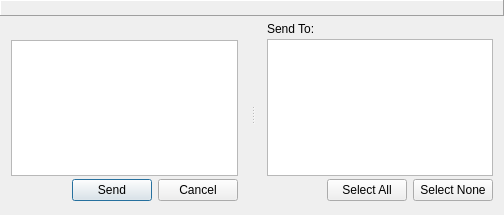
<?xml version="1.0" encoding="UTF-8"?>
<ui version="4.0">
 <class>BroadcastWindow</class>
 <widget class="QWidget" name="BroadcastWindow">
  <property name="geometry">
   <rect>
    <x>0</x>
    <y>0</y>
    <width>504</width>
    <height>215</height>
   </rect>
  </property>
  <property name="windowTitle">
   <string>Form</string>
  </property>
  <layout class="QVBoxLayout" name="verticalLayout_3">
   <property name="spacing">
    <number>0</number>
   </property>
   <property name="leftMargin">
    <number>0</number>
   </property>
   <property name="topMargin">
    <number>0</number>
   </property>
   <property name="rightMargin">
    <number>0</number>
   </property>
   <property name="bottomMargin">
    <number>3</number>
   </property>
   <item>
    <widget class="QLabel" name="lblInfo">
     <property name="autoFillBackground">
      <bool>true</bool>
     </property>
     <property name="frameShape">
      <enum>QFrame::Shape::Panel</enum>
     </property>
     <property name="frameShadow">
      <enum>QFrame::Shadow::Raised</enum>
     </property>
     <property name="alignment">
      <set>Qt::AlignmentFlag::AlignCenter</set>
     </property>
    </widget>
   </item>
   <item>
    <widget class="QSplitter" name="splitter">
     <property name="sizePolicy">
      <sizepolicy hsizetype="Expanding" vsizetype="Expanding">
       <horstretch>0</horstretch>
       <verstretch>0</verstretch>
      </sizepolicy>
     </property>
     <property name="orientation">
      <enum>Qt::Orientation::Horizontal</enum>
     </property>
     <property name="handleWidth">
      <number>7</number>
     </property>
     <property name="childrenCollapsible">
      <bool>false</bool>
     </property>
     <widget class="QWidget" name="layoutWidget">
      <layout class="QVBoxLayout" name="verticalLayout">
       <property name="spacing">
        <number>0</number>
       </property>
       <property name="topMargin">
        <number>0</number>
       </property>
       <item>
        <widget class="QWidget" name="toolBarWidget" native="true">
         <property name="minimumSize">
          <size>
           <width>0</width>
           <height>24</height>
          </size>
         </property>
         <property name="maximumSize">
          <size>
           <width>16777215</width>
           <height>24</height>
          </size>
         </property>
         <layout class="QHBoxLayout" name="horizontalLayout_3">
          <property name="spacing">
           <number>0</number>
          </property>
          <property name="margin" stdset="0">
           <number>0</number>
          </property>
          <item>
           <layout class="QHBoxLayout" name="toolBarLayout"/>
          </item>
         </layout>
        </widget>
       </item>
       <item>
        <widget class="QTextEdit" name="txtMessage">
         <property name="sizePolicy">
          <sizepolicy hsizetype="Expanding" vsizetype="Expanding">
           <horstretch>4</horstretch>
           <verstretch>0</verstretch>
          </sizepolicy>
         </property>
         <property name="minimumSize">
          <size>
           <width>175</width>
           <height>0</height>
          </size>
         </property>
         <property name="acceptDrops">
          <bool>false</bool>
         </property>
         <property name="tabChangesFocus">
          <bool>true</bool>
         </property>
         <property name="acceptRichText">
          <bool>false</bool>
         </property>
        </widget>
       </item>
       <item>
        <layout class="QHBoxLayout" name="horizontalLayout_4">
         <property name="topMargin">
          <number>3</number>
         </property>
         <item>
          <spacer name="horizontalSpacer">
           <property name="orientation">
            <enum>Qt::Orientation::Horizontal</enum>
           </property>
           <property name="sizeHint" stdset="0">
            <size>
             <width>40</width>
             <height>20</height>
            </size>
           </property>
          </spacer>
         </item>
         <item>
          <widget class="QPushButton" name="btnSend">
           <property name="text">
            <string>Send</string>
           </property>
           <property name="default">
            <bool>true</bool>
           </property>
          </widget>
         </item>
         <item>
          <widget class="QPushButton" name="btnCancel">
           <property name="text">
            <string>Cancel</string>
           </property>
          </widget>
         </item>
        </layout>
       </item>
      </layout>
     </widget>
     <widget class="QWidget" name="layoutWidget1">
      <layout class="QVBoxLayout" name="verticalLayout_2">
       <property name="spacing">
        <number>0</number>
       </property>
       <property name="topMargin">
        <number>3</number>
       </property>
       <item>
        <widget class="QLabel" name="label">
         <property name="minimumSize">
          <size>
           <width>0</width>
           <height>20</height>
          </size>
         </property>
         <property name="text">
          <string>Send To:</string>
         </property>
        </widget>
       </item>
       <item>
        <widget class="lmUserTreeWidget" name="tvUserList">
         <property name="sizePolicy">
          <sizepolicy hsizetype="Preferred" vsizetype="Expanding">
           <horstretch>0</horstretch>
           <verstretch>0</verstretch>
          </sizepolicy>
         </property>
         <property name="minimumSize">
          <size>
           <width>100</width>
           <height>0</height>
          </size>
         </property>
         <property name="horizontalScrollBarPolicy">
          <enum>Qt::ScrollBarPolicy::ScrollBarAlwaysOff</enum>
         </property>
         <property name="indentation">
          <number>0</number>
         </property>
         <property name="animated">
          <bool>true</bool>
         </property>
         <property name="allColumnsShowFocus">
          <bool>true</bool>
         </property>
         <attribute name="headerVisible">
          <bool>false</bool>
         </attribute>
         <column>
          <property name="text">
           <string>Send To:</string>
          </property>
         </column>
        </widget>
       </item>
       <item>
        <layout class="QHBoxLayout" name="horizontalLayout">
         <property name="topMargin">
          <number>3</number>
         </property>
         <item>
          <spacer name="horizontalSpacer_2">
           <property name="orientation">
            <enum>Qt::Orientation::Horizontal</enum>
           </property>
           <property name="sizeHint" stdset="0">
            <size>
             <width>40</width>
             <height>20</height>
            </size>
           </property>
          </spacer>
         </item>
         <item>
          <widget class="QPushButton" name="btnSelectAll">
           <property name="text">
            <string>Select All</string>
           </property>
          </widget>
         </item>
         <item>
          <widget class="QPushButton" name="btnSelectNone">
           <property name="text">
            <string>Select None</string>
           </property>
          </widget>
         </item>
        </layout>
       </item>
      </layout>
     </widget>
    </widget>
   </item>
  </layout>
 </widget>
 <layoutdefault spacing="6" margin="11"/>
 <customwidgets>
  <customwidget>
   <class>lmUserTreeWidget</class>
   <extends>QTreeWidget</extends>
   <header>usertreewidget.h</header>
  </customwidget>
 </customwidgets>
 <tabstops>
  <tabstop>txtMessage</tabstop>
  <tabstop>tvUserList</tabstop>
 </tabstops>
 <resources/>
 <connections>
  <connection>
   <sender>btnCancel</sender>
   <signal>clicked()</signal>
   <receiver>BroadcastWindow</receiver>
   <slot>close()</slot>
   <hints>
    <hint type="sourcelabel">
     <x>210</x>
     <y>198</y>
    </hint>
    <hint type="destinationlabel">
     <x>251</x>
     <y>107</y>
    </hint>
   </hints>
  </connection>
 </connections>
</ui>
